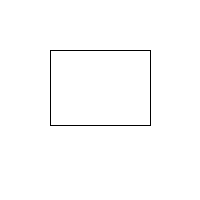
Frame 1 (no input)
Frame 60 (the mouse pressed at the canvas centre just before this capture): identical to frame 1, image omitted
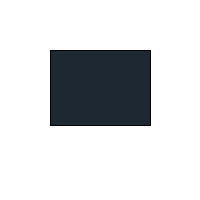
Frame 120 (the mouse held since frame 60 and released just before this capture)

The Processing sketch that drew these frames (run headless with seeded random() and noise(); from frame 60 on, the mouse is pressed at the canvas centre):

// Processing sketch: sketch_221110test
// ── sketch_221110test.pde
int x = 50;
int y = 50;
int w = 100;
int h = 75;

void setup(){
  size(200, 200);
}
void draw() {
  background(255);
  
  stroke(0);
  
  if (mouseX>x && mouseX<(x+w) && mouseY>y && mouseY<(y+h)) {
    fill(30, 40, 50);
  }else{
    fill(255);
  }
  rect(x,y,w,h);
}
